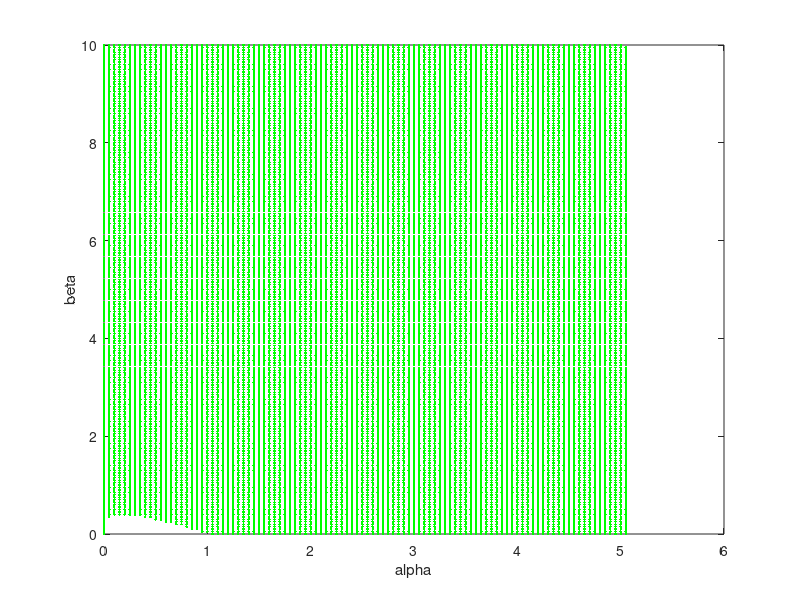

Source code (MATLAB):
% This script simulates the parameter space for reaction diffusion system
% with Schnakneberg Model.
% Author Wakil Sarfaraz 27/04/2016
clear all;
tic
xmax =10;
N = 200; %(Number of points on the x, y interval on which the equation is solved.
X = linspace(0,xmax,N+1); %This divides the interval into N equispaced sub intervals.
%X = 0: 1/N :1; This can also be used to create the same X.
[x, y] = meshgrid(X,X); % This creates an (N+1) by (N+1) grid of values ...
                        % of X and assignes them to x and y. (So x and y
                        % are now matrices of size (N+1)x(N+1)
x =x(:);  % This turns the matrix x into a column vector.
y =y(:);  % This turns the matrix y into a column vector.
NNODES = (N+1)^2; % This introduces the number of nodes in the result of triangulation.
NTRI = 2*N^2;  % This is the number of triangles in the mesh.
LNODES = zeros(NTRI, 3); % This creates a zero matrix of the size 'number of triangles by 3'
                         % (since there are 3 vertices for each triangle.

 for i = 1:N
    for j = 1: N
        LNODES(i+2*(j-1)*N,1) = i+(j-1)*(N+1);%This numbers each of the first nodes of all the lower triangles in each square.
        LNODES(i+2*(j-1)*N,2) = i+j*(N+1); % This numbers each of the second nodes of all the lower triangles in each square.
        LNODES(i+2*(j-1)*N,3) = (i+1)+(j-1)*(N+1); % This numbers each of the third nodes of all the lower triangles in each square.
        
        LNODES(i+N+2*(j-1)*N,1) = i+1+j*(N+1); %This numbers each of the first nodes of all the upper triangles in each square.
        LNODES(i+N+2*(j-1)*N,2) = (i+1)+(j-1)*(N+1);%This numbers each of the second nodes of all the upper triangles in each square.
        LNODES(i+N+2*(j-1)*N,3) = i+j*(N+1);%This numbers each of the third nodes of all the upper triangles in each square.
                                            % Here for those nodes that
                                            % some triangles share (copy
                                            % and paste can work).
    end
end

%  n = 1;
% M = 50;
% dmax = 1.5;
% D = linspace(0,dmax,M-1);
% for n = 0 : 3
%     for k = 1: length(D)
%         d = D(k);
%A = 3*(x+y).^2-2*y-(x+y).^3;
n = 1;
d = 0.1;
A =x - (x+y).^3 ;
% Tr = (y-x)./(y+x)-(x+y).^2-2*n^2*pi^2*(d+1);
% De = ((y-x)./(y+x)-2*n^2*pi^2).*(-(x+y).^2-2*d*n^2*pi^2)+2*y.*(x+y);
% Dcr = Tr.^2-4*De;
% 
Ru = zeros(NNODES, 2);
for i = 1: NNODES
    for j = 1 : 3
    if (A(LNODES(i,j)) < 0)
        Ru(i,1) = x(LNODES(i,j));
        Ru(i,2) = y(LNODES(i,j));
    end
  
    end
    

end
figure(1)
%subplot(1,2,1)
plot(Ru(:,1),Ru(:,2),'.','Color','g')
%title(['Two real roots n=',num2str(n),' and d=',num2str(D(k))],'fontsize',6)
xlabel('alpha')
ylabel('beta')
 %subplot(1,2,2)
%   trisurf(LNODES,x,y,A)
%   xlabel('alpha')
% ylabel('beta')
% %  title('Discriminant Plane')
%   shading interp
%  
% Rg1 = zeros(NNODES, 2);
% for i = 1: NNODES
%     for j = 1 : 3
%     if (Tr(LNODES(i,j)) < 0)
%         Rg1(i,1) = x(LNODES(i,j));
%         Rg1(i,2) = y(LNODES(i,j));
%     end
%   
%     end
%     
% end
% figure(2)
% subplot(1,2,1)
% plot(Rg1(:,1),Rg1(:,2),'.','Color','r')
% title(['Trace Negative n=',num2str(n),' and d=',num2str(D(k))],'fontsize',6 )
% xlabel('alpha')
% ylabel('beta')
%  subplot(1,2,2)
%  trisurf(LNODES,x,y,Tr)
%  shading interp
%  title('Trace Plane')
% 
% Rg2 = zeros(NNODES,2);
% for i = 1 : NNODES
%     for j = 1 : 3
%         if (Tr(LNODES(i,j))<0 && Dcr(LNODES(i,j))>0 && sqrt(Dcr(LNODES(i,j)))+Tr(LNODES(i,j))<0)
%             Rg2(i,1) = x(LNODES(i,j));
%             Rg2(i,2) = y(LNODES(i,j));
%         end
%     end
% end
% figure(3)
% subplot(1,2,1)
% plot(Rg2(:,1),Rg2(:,2),'.','Color','b')
% title(['Sufficient for instability with n=',num2str(n),' and d=',num2str(D(k))],'fontsize',6 )
% xlabel('alpha')
% ylabel('beta')
% % ylim([0 0.2])
%  subplot(1,2,2)
%  trisurf(LNODES,x,y,abs(Tr)-sqrt(abs(Dcr)))
%  title('Trace-sqrt(Discriminant)')
%  shading interp
%  
%  Rg3 = zeros(NNODES,2);
% for i = 1 : NNODES
%     for j = 1 : 3
%         if (De(LNODES(i,j))>0)
%             Rg3(i,1) = x(LNODES(i,j));
%             Rg3(i,2) = y(LNODES(i,j));
%         end
%     end
% end
% figure(4)
% subplot(1,2,1)
% plot(Rg3(:,1),Rg3(:,2),'.','Color','m')
% title(['Determinant positive with n=',num2str(n),' and d=',num2str(D(k))],'fontsize',6 )
% xlabel('alpha')
% ylabel('beta')
%  subplot(1,2,2)
%  trisurf(LNODES,x,y,De)
%  title('Determinant Plane')
%  shading interp
% 
% pause(1e-1)
%  end
% end
%  limiTr =[min(Tr) max(Tr)]
%  limidet =[min(De) max(De)]
%  limiDcr =[min(Dcr) max(Dcr)]
 
%   figure(2)
%  subplot(2,2,1)
%  trisurf(LNODES,x,y,Dcr)
%  title('Discriminant')
%  shading interp
% 
%  subplot(2,2,2)
%  trisurf(LNODES,x,y,Tr)
%  shading interp
%  title('Trace')
%  
%  subplot(2,2,3)
%  trisurf(LNODES,x,y,De)
%  shading interp
%  title('Determinant')

 